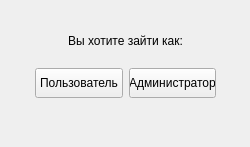
<?xml version="1.0" encoding="UTF-8"?>
<ui version="4.0">
 <class>TravelMaster:Registration</class>
 <widget class="QWidget" name="TravelMaster:Registration">
  <property name="geometry">
   <rect>
    <x>0</x>
    <y>0</y>
    <width>250</width>
    <height>147</height>
   </rect>
  </property>
  <property name="windowTitle">
   <string>Form</string>
  </property>
  <property name="locale">
   <locale language="Russian" country="Russia"/>
  </property>
  <widget class="QWidget" name="layoutWidget">
   <property name="geometry">
    <rect>
     <x>0</x>
     <y>0</y>
     <width>251</width>
     <height>178</height>
    </rect>
   </property>
   <layout class="QVBoxLayout" name="verticalLayout">
    <item>
     <spacer name="verticalSpacer">
      <property name="orientation">
       <enum>Qt::Vertical</enum>
      </property>
      <property name="sizeType">
       <enum>QSizePolicy::Minimum</enum>
      </property>
      <property name="sizeHint" stdset="0">
       <size>
        <width>20</width>
        <height>20</height>
       </size>
      </property>
     </spacer>
    </item>
    <item>
     <layout class="QHBoxLayout" name="horizontalLayout">
      <item>
       <spacer name="horizontalSpacer">
        <property name="orientation">
         <enum>Qt::Horizontal</enum>
        </property>
        <property name="sizeHint" stdset="0">
         <size>
          <width>40</width>
          <height>20</height>
         </size>
        </property>
       </spacer>
      </item>
      <item>
       <layout class="QGridLayout" name="gridLayout">
        <item row="1" column="0">
         <widget class="QPushButton" name="userButton">
          <property name="sizePolicy">
           <sizepolicy hsizetype="Expanding" vsizetype="Fixed">
            <horstretch>1</horstretch>
            <verstretch>0</verstretch>
           </sizepolicy>
          </property>
          <property name="minimumSize">
           <size>
            <width>70</width>
            <height>30</height>
           </size>
          </property>
          <property name="cursor">
           <cursorShape>PointingHandCursor</cursorShape>
          </property>
          <property name="text">
           <string>Пользователь</string>
          </property>
          <property name="autoDefault">
           <bool>false</bool>
          </property>
          <property name="default">
           <bool>false</bool>
          </property>
          <property name="flat">
           <bool>false</bool>
          </property>
         </widget>
        </item>
        <item row="1" column="1">
         <widget class="QPushButton" name="adminButton">
          <property name="sizePolicy">
           <sizepolicy hsizetype="Expanding" vsizetype="Fixed">
            <horstretch>1</horstretch>
            <verstretch>0</verstretch>
           </sizepolicy>
          </property>
          <property name="minimumSize">
           <size>
            <width>70</width>
            <height>30</height>
           </size>
          </property>
          <property name="cursor">
           <cursorShape>PointingHandCursor</cursorShape>
          </property>
          <property name="text">
           <string>Администратор</string>
          </property>
          <property name="autoDefault">
           <bool>false</bool>
          </property>
          <property name="default">
           <bool>false</bool>
          </property>
         </widget>
        </item>
        <item row="0" column="0" colspan="2" alignment="Qt::AlignVCenter">
         <widget class="QLabel" name="Form_2">
          <property name="sizePolicy">
           <sizepolicy hsizetype="Expanding" vsizetype="Minimum">
            <horstretch>1</horstretch>
            <verstretch>0</verstretch>
           </sizepolicy>
          </property>
          <property name="cursor">
           <cursorShape>UpArrowCursor</cursorShape>
          </property>
          <property name="text">
           <string>Вы хотите зайти как:</string>
          </property>
          <property name="alignment">
           <set>Qt::AlignCenter</set>
          </property>
         </widget>
        </item>
       </layout>
      </item>
      <item>
       <spacer name="horizontalSpacer_2">
        <property name="orientation">
         <enum>Qt::Horizontal</enum>
        </property>
        <property name="sizeHint" stdset="0">
         <size>
          <width>40</width>
          <height>20</height>
         </size>
        </property>
       </spacer>
      </item>
     </layout>
    </item>
    <item>
     <spacer name="verticalSpacer_2">
      <property name="orientation">
       <enum>Qt::Vertical</enum>
      </property>
      <property name="sizeType">
       <enum>QSizePolicy::Minimum</enum>
      </property>
      <property name="sizeHint" stdset="0">
       <size>
        <width>20</width>
        <height>80</height>
       </size>
      </property>
     </spacer>
    </item>
   </layout>
  </widget>
 </widget>
 <tabstops>
  <tabstop>userButton</tabstop>
  <tabstop>adminButton</tabstop>
 </tabstops>
 <resources/>
 <connections/>
</ui>
